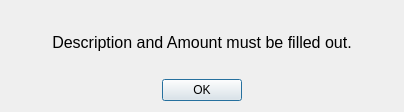
<?xml version="1.0" encoding="UTF-8"?>
<ui version="4.0">
 <class>Dialog</class>
 <widget class="QDialog" name="Dialog">
  <property name="geometry">
   <rect>
    <x>0</x>
    <y>0</y>
    <width>404</width>
    <height>112</height>
   </rect>
  </property>
  <property name="windowTitle">
   <string>Discription/Amount Fields Empty</string>
  </property>
  <layout class="QVBoxLayout" name="verticalLayout">
   <item>
    <widget class="QLabel" name="label">
     <property name="sizePolicy">
      <sizepolicy hsizetype="MinimumExpanding" vsizetype="MinimumExpanding">
       <horstretch>0</horstretch>
       <verstretch>0</verstretch>
      </sizepolicy>
     </property>
     <property name="font">
      <font>
       <pointsize>12</pointsize>
      </font>
     </property>
     <property name="text">
      <string>Description and Amount must be filled out.</string>
     </property>
     <property name="alignment">
      <set>Qt::AlignCenter</set>
     </property>
    </widget>
   </item>
   <item>
    <widget class="QDialogButtonBox" name="buttonBox">
     <property name="standardButtons">
      <set>QDialogButtonBox::Ok</set>
     </property>
     <property name="centerButtons">
      <bool>true</bool>
     </property>
    </widget>
   </item>
  </layout>
 </widget>
 <resources/>
 <connections>
  <connection>
   <sender>buttonBox</sender>
   <signal>clicked(QAbstractButton*)</signal>
   <receiver>Dialog</receiver>
   <slot>accept()</slot>
   <hints>
    <hint type="sourcelabel">
     <x>203</x>
     <y>88</y>
    </hint>
    <hint type="destinationlabel">
     <x>415</x>
     <y>76</y>
    </hint>
   </hints>
  </connection>
 </connections>
</ui>
